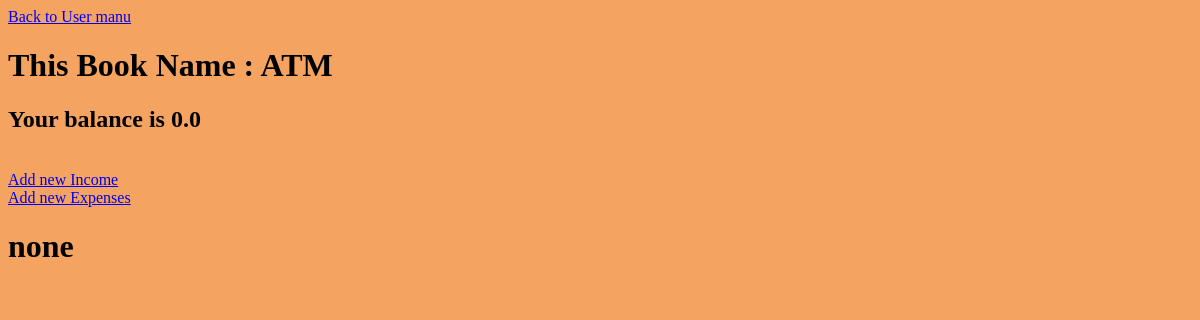
/accounting/1/book_detail/, run on an earlier commit of the app's database.
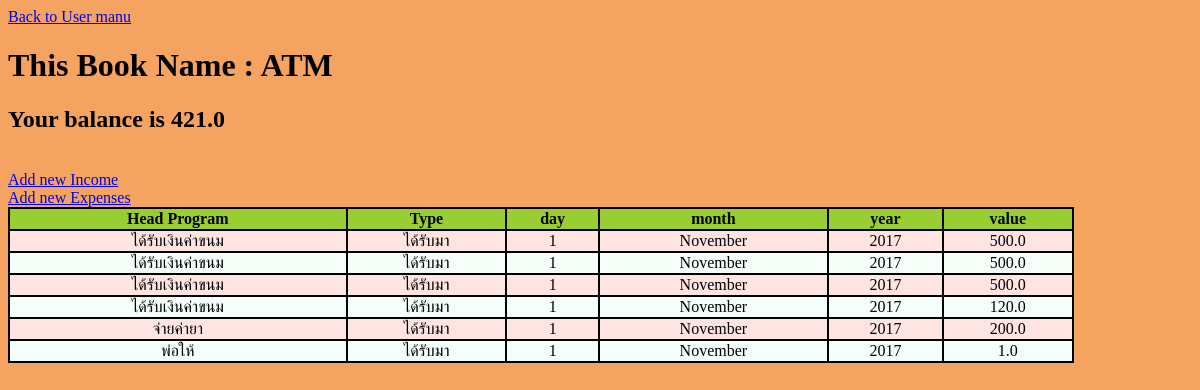
And on a later commit of the database.
### accounting/models.py (models this page shows, shortened)
class Pass_book(models.Model):
    user = models.ForeignKey(User, on_delete=models.CASCADE)
    book_name = models.CharField(max_length=60)
    balance = models.FloatField(default=0)
    founded = models.DateTimeField('data founded')

class Program(models.Model):
    pass_book = models.ForeignKey(Pass_book, on_delete=models.CASCADE)
    type_programe = models.ForeignKey(Type_programe, on_delete=models.CASCADE)
    day_published = models.ForeignKey(Day, on_delete=models.CASCADE)
    month_published = models.ForeignKey(Month, on_delete=models.CASCADE)
    year_published = models.ForeignKey(Year, on_delete=models.CASCADE)
    head_program = models.CharField(max_length=70)
    detail = models.CharField(max_length=500)
    value = models.FloatField(default=0)

class Type_programe(models.Model):
    user = models.ForeignKey(User, on_delete=models.CASCADE)
    type_name = models.CharField(max_length=20)
    type_detail = models.CharField(max_length=500)
    type_for = models.CharField(max_length=20, default="income")
    def __str__(self):
        return self.type_name

class Day(models.Model):
    user = models.ForeignKey(User, on_delete=models.CASCADE)
    day = models.IntegerField()
    def __str__(self):
        return str(self.day)

class Month(models.Model):
    user = models.ForeignKey(User, on_delete=models.CASCADE)
    month = models.CharField(max_length=10)
    def __str__(self):
        return self.month

class Year(models.Model):
    user = models.ForeignKey(User, on_delete=models.CASCADE)
    year = models.IntegerField(default=2017) # change later
    def __str__(self):
        return str(self.year)

### accounting/views.py (the view)
# urls.py: url(r'^(?P<pk>[0-9]+)/book_detail/$', views.BookDetail.as_view(), name='book_detail'),
class BookDetail(generic.DetailView):
    model = Pass_book
    template_name = 'accounting/book_detail.html'

### accounting/templates/accounting/book_detail.html (shortened to what this page needs)
<head>
</head>
<body style="background-color:SandyBrown">
<a href="{% url 'accounting:user_book' pk=pass_book.user.id%}">Back to User manu</a>
<h1> This Book Name :  {{pass_book.book_name}} </h1>
<h2> Your balance is {{pass_book.balance}} </h2><br>
<a href="{% url 'accounting:add_income' pk=pass_book.id %}">Add new Income</a><br>
<a href="{% url 'accounting:add_expenses' pk=pass_book.id %}">Add new Expenses</a>
{% if pass_book.program_set.all %}
    <table>
    	<tr>
			<th class="user">Head Program</th>
			<th>Type</th>
			<th>day</th>
			<th>month</th>
			<th>year</th>
			<th>value</th>
		</tr>
	{% for programe in pass_book.program_set.all %}
        <tr>
            <td style="text-align:center">{{programe.head_program}}</td>
            <td style="text-align:center">{{programe.type_programe}}</td>
            <td style="text-align:center">{{programe.day_published}}</td>
            <td style="text-align:center">{{programe.month_published}}</td>
            <td style="text-align:center">{{programe.year_published}}</td>
            <td style="text-align:center">{{programe.value}}</td>
        </tr>
	{% endfor %}
{% else %}
	<h1> none </h1>
{% endif %}
</body>

What changed in the data, as far as the page shows it:
changed Pass_book "ATM": balance "0.0" → "421.0"
added Program: head_program "ได้รับเงินค่าขนม", type_programe "ได้รับมา", day_published "1", month_published "November", year_published "2017", value "500.0"
added Program: head_program "ได้รับเงินค่าขนม", type_programe "ได้รับมา", day_published "1", month_published "November", year_published "2017", value "500.0"
added Program: head_program "ได้รับเงินค่าขนม", type_programe "ได้รับมา", day_published "1", month_published "November", year_published "2017", value "500.0"
added Program: head_program "ได้รับเงินค่าขนม", type_programe "ได้รับมา", day_published "1", month_published "November", year_published "2017", value "120.0"
added Program: head_program "จ่ายค่ายา", type_programe "ได้รับมา", day_published "1", month_published "November", year_published "2017", value "200.0"
added Program: head_program "พ่อให้", type_programe "ได้รับมา", day_published "1", month_published "November", year_published "2017", value "1.0"
Also different on the page:
text no longer shown: "none"
text now shown: "Head Program Type day month year value"
